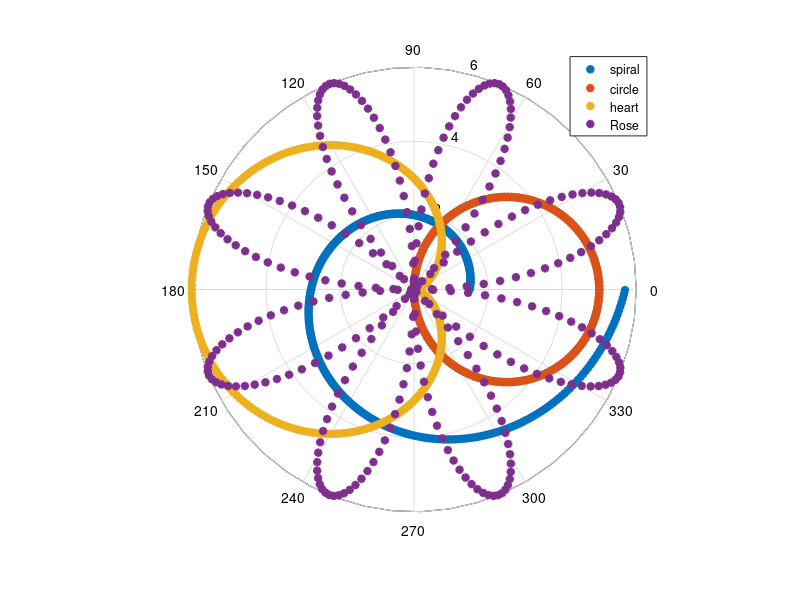

Reproduce this figure in MATLAB.
theta = 0:0.02:2*pi;
a1 = 0.5 + 1.3 .^ theta;
a2 = 5 * cos(theta);
a3 = 3 * (1 - cos(theta));
a4 = 6*sin(4*theta);
r = [a1; a2; a3; a4];
PolarGraph = polar(theta, r, "*");
set(PolarGraph, "LineWidth", 2);
legend("spiral", "circle", "heart", "Rose");